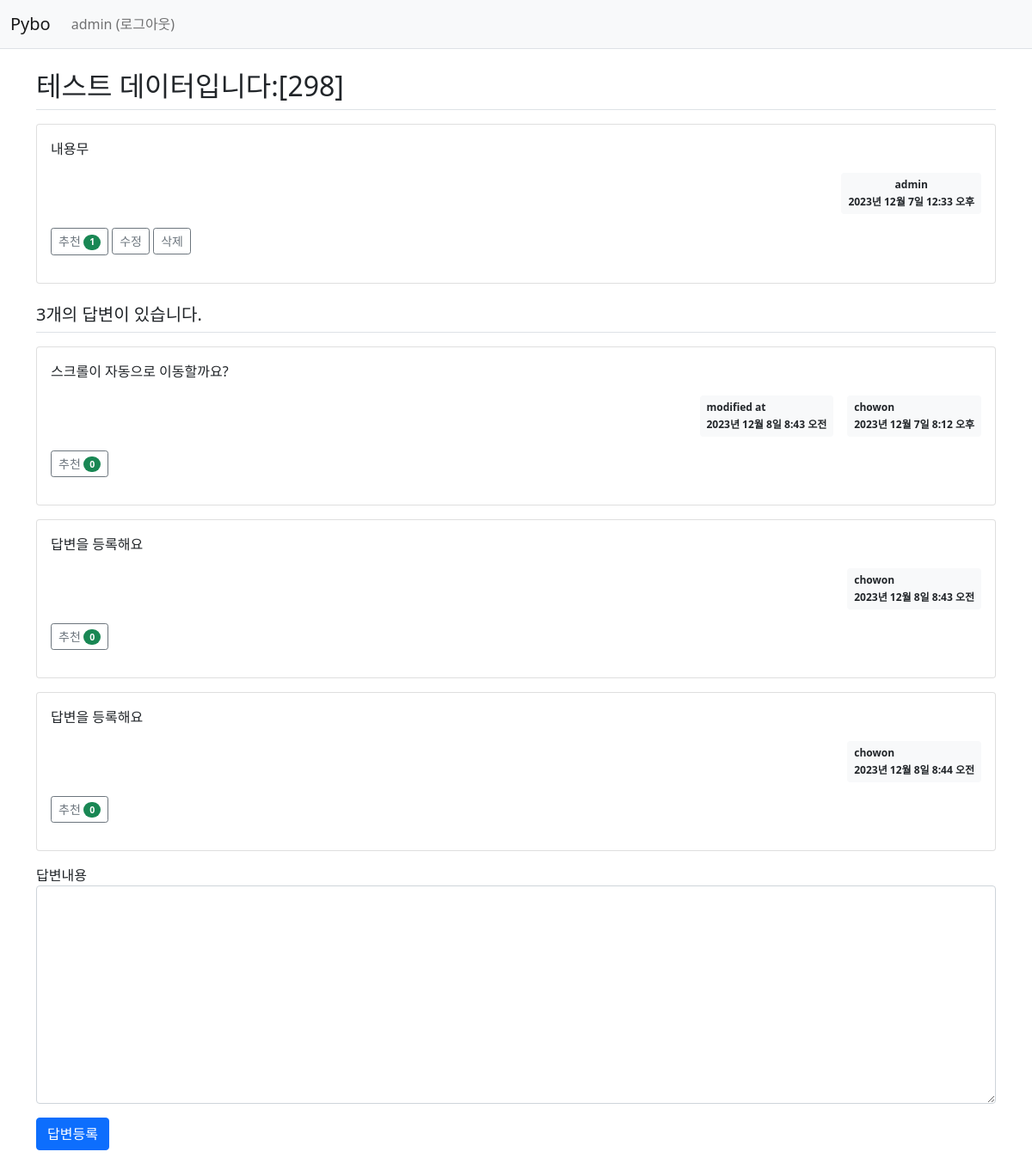
Page /pybo/303/ (signed in) on the committed database.
### pybo/models.py (models this page shows, shortened)
class Question(models.Model):
    author = models.ForeignKey(User, on_delete=models.CASCADE, related_name='author_question')
    subject = models.CharField(max_length=200)
    content = models.TextField()
    create_date = models.DateTimeField()
    modify_date = models.DateTimeField(null=True, blank=True)
    voter = models.ManyToManyField(User, related_name='voter_question') # 추천인 추가

class Answer(models.Model):
    author = models.ForeignKey(User, on_delete=models.CASCADE, related_name='author_answer')
    question = models.ForeignKey(Question, on_delete = models.CASCADE)
    content = models.TextField()
    create_date = models.DateTimeField()
    modify_date = models.DateTimeField(null=True, blank=True)
    voter = models.ManyToManyField(User, related_name='voter_answer')

### pybo/views/base_views.py (the view)
def detail(request, question_id):
    question = get_object_or_404(Question, pk=question_id)
    context = {'question' : question}
    return render(request, 'pybo/question_detail.html', context)

### pybo/templatetags/pybo_filter.py (called while the page is built)
@register.filter
def mark(value):
    extensions = ["nl2br", "fenced_code"]
    return mark_safe(markdown.markdown(value, extensions=extensions))

### templates/pybo/question_detail.html (shortened to what this page needs)
{% extends 'base.html' %}
{% load pybo_filter %}
{% block content %}
<div class="container my-3">
    <h2 class="border-bottom py-2">{{question.subject}}</h2>
    <div class="card my-3">
        <div class="card-body">
            <div class="card-text">{{ question.content|mark }}</div>
            <div class="d-flex justify-content-end">
                <div class="badge bg-light text-dark p-2 text-strat">
                    <div class="mb-2">{{ question.author.username }}</div>
                    <div>{{ question.create_date }}</div>
                </div>
            </div>
            <div class="my-3">
                <a href="javascript:void(0)" data-uri="{% url 'pybo:question_vote' question.id  %}"
                class="recommend btn btn-sm btn-outline-secondary"> 추천
                 <span class="badge rounded-pill bg-success">{{question.voter.count}}</span>
                </a>
                {% if request.user == question.author %}
                <a href="{% url 'pybo:question_modify' question.id %}"
                    class="btn btn-sm btn-outline-secondary">수정</a>
                <a href="javascript:void(0)" class="delete btn btn-sm btn-outline-secondary"
                    data-uri="{% url 'pybo:question_delete' question.id  %}">삭제</a>
                {% endif %}
            </div>
        </div>
    </div>
    <h5 class="border-bottom my-3 py-2">{{ question.answer_set.count }}개의 답변이 있습니다.</h5>
    {% for answer in question.answer_set.all %}
    <div class="card my-3">
        <div class="card-body">
            <div class="card-text">{{ answer.content|mark }}</div>
            <div class="d-flex justify-content-end">
                {% if answer.modify_date %}
                <div class="badge bg-light text-dark p-2 text-start mx-3">
                    <div class="mb-2">modified at</div>
                    <div>{{ answer.modify_date }}</div>
                </div>
                {% endif %}
                <div class="badge bg-light text-dark p-2 text-start">
                    <div class="mb-2">{{ answer.author.username }}</div>
                    <div>{{ answer.create_date }}</div>
                </div>
            </div>
            <div class="my-3">
                <a href="javascript:void(0)" data-uri="{% url 'pybo:answer_vote' answer.id  %}"
               class="recommend btn btn-sm btn-outline-secondary"> 추천
                <span class="badge rounded-pill bg-success">{{answer.voter.count}}</span>
                </a>
            </div>
        </div>
    </div>
    {% endfor %}
    <form action="{% url 'pybo:answer_create' question.id %}" method="post" class="my-3">
        <div class="mb-3">
            <lable for="content" class="form-label">답변내용</lable>
            <textarea {% if not user.is_authenticated %}disabled{% endif %}
              name="content" id="content" class="form-control" rows="10"></textarea>
        </div>
        <input type="submit" value="답변등록" class="btn btn-primary">
    </form>
</div>
{% endblock %}

### templates/navbar.html (shortened to what this page needs)
<nav class="navbar navbar-expand-lg navbar-light bg-light border-bottom">
    <div class="container-fluid">
        <a class="navbar-brand" href="{% url 'pybo:index' %}">Pybo</a>
        <div class="collapse navbar-collapse" id="navbarSupportedContent">
            <ul class="navbar-nav me-auto mb-2 mb-lg-0">
                <li class="nav-item">
                    {% if user.is_authenticated %}
                    <a class="nav-link" href="{% url 'common:logout' %}">{{ user.username }} (로그아웃)</a>
                    {% else %}
                    <a class="nav-link" href="{% url 'common:login' %}">로그인</a>
                    {% endif %}
                </li>
            </ul>
        </div>
    </div>
</nav>

### rows in the picture
Question: subject "테스트 데이터입니다:[298]", content|mark "내용무", author.username "admin", create_date "2023년 12월 7일 12:33 오후", voter.count "1", answer_set.count "3"
Answer: content|mark "스크롤이 자동으로 이동할까요?", modify_date "2023년 12월 8일 8:43 오전", author.username "chowon", create_date "2023년 12월 7일 8:12 오후", voter.count "0"
Answer: content|mark "답변을 등록해요", author.username "chowon", create_date "2023년 12월 8일 8:43 오전", voter.count "0"
Answer: content|mark "답변을 등록해요", author.username "chowon", create_date "2023년 12월 8일 8:44 오전", voter.count "0"

### other values in the picture
{{ user.username }} "admin"
